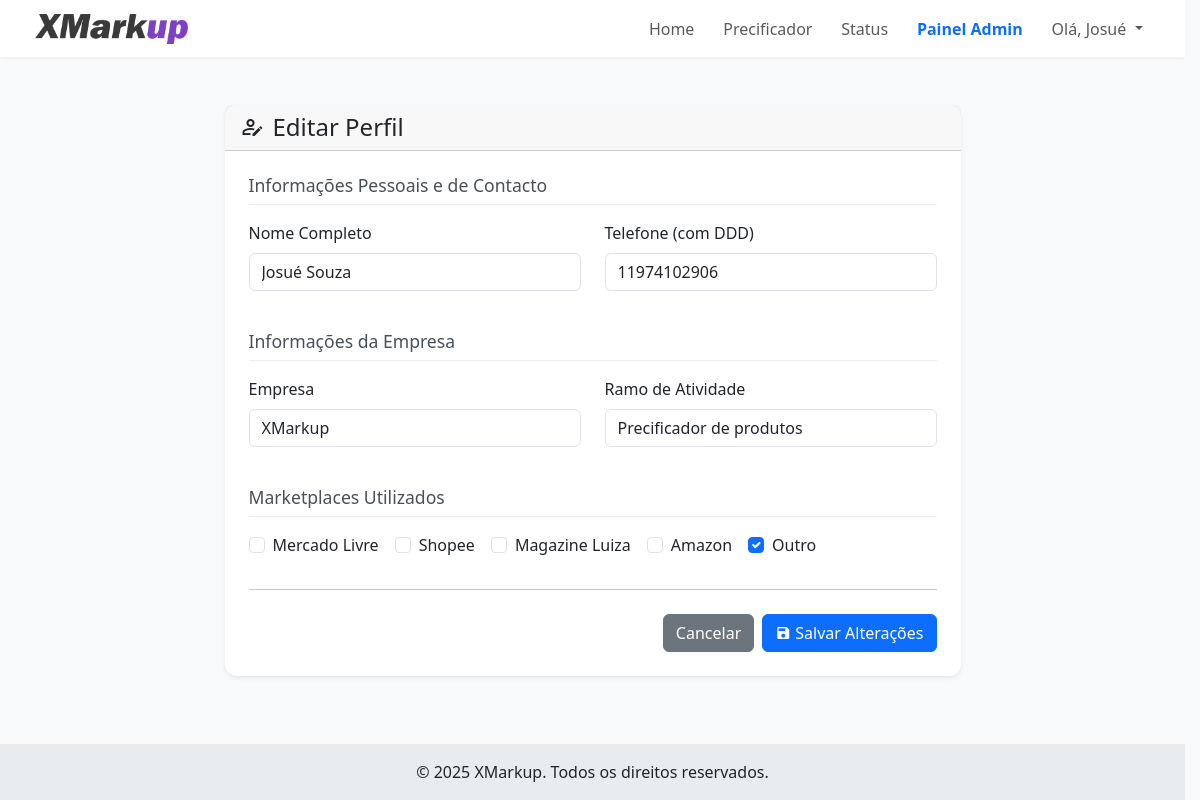
/perfil/editar (signed in), run on an earlier commit of the app's database.
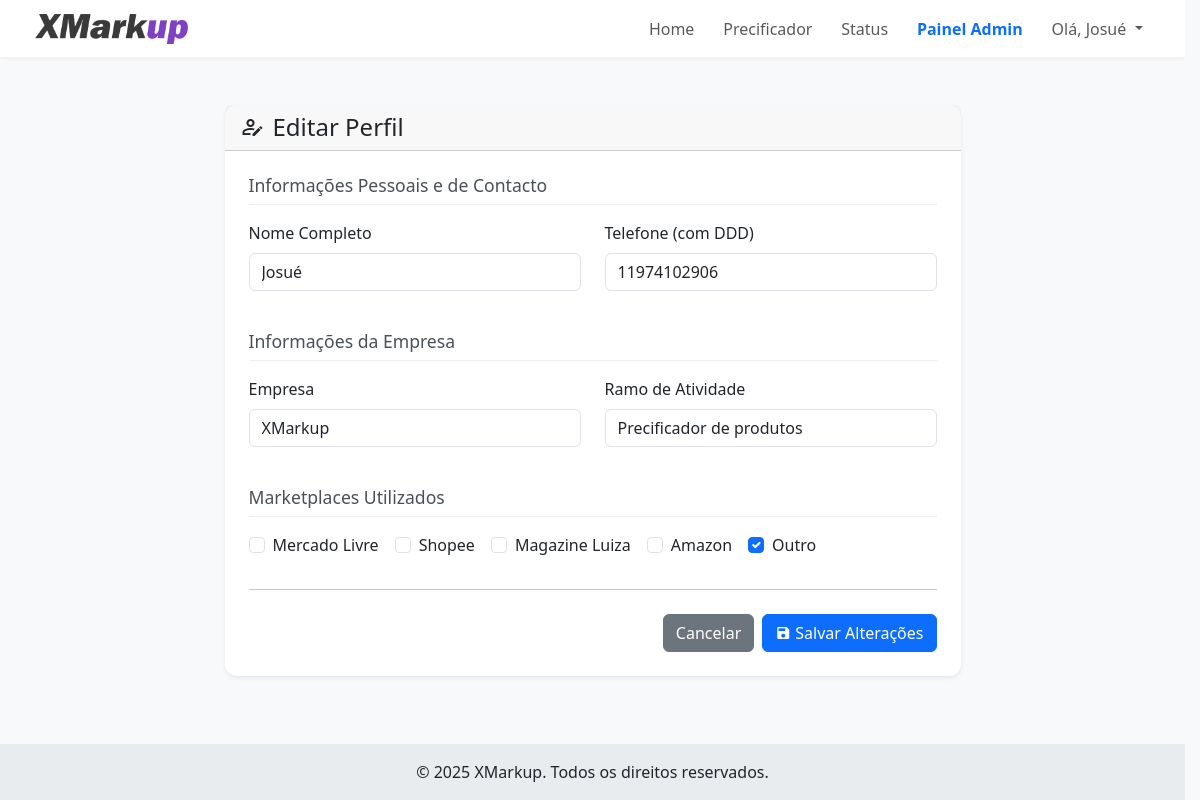
And on a later commit of the database.
### tables this page shows
CREATE TABLE users (
            id INTEGER PRIMARY KEY AUTOINCREMENT,
            email TEXT UNIQUE NOT NULL,
            password TEXT NOT NULL,
            nome_completo TEXT,
            empresa TEXT,
            telefone TEXT,
            ramo_atividade TEXT,
            marketplaces TEXT,
            is_admin BOOLEAN NOT NULL DEFAULT 0,
            
            -- COLUNAS DE GESTÃO DE CLIENTES --
            status_cliente TEXT NOT NULL DEFAULT 'Safira',
            precificacao_limit INTEGER NOT NULL DEFAULT 5,
            limit_reset_date TIMESTAMP,

            -- COLUNAS DE CONFIGURAÇÃO --
            default_margem REAL DEFAULT 0.0,
            default_comissao_site REAL DEFAULT 0.0,
            default_frete_site REAL DEFAULT 0.0,
            default_comissao_ml REAL DEFAULT 0.0,
            default_frete_ml REAL DEFAULT 0.0,
            default_comissao_shopee REAL DEFAULT 0.0,
            default_frete_shopee REAL DEFAULT 0.0,
            
            -- NOVAS COLUNAS PARA EXCLUSÃO DE CONTA --
            is_deleted BOOLEAN NOT NULL DEFAULT 0,
            deleted_at TIMESTAMP,
            delete_reason TEXT
        );

### app.py (the view, shortened to what this page needs)
@app.route('/perfil/editar', methods=['GET', 'POST'])
@login_required
def editar_perfil():
    db = get_db()
    user_data = db.execute(
        'SELECT * FROM users WHERE id = ?', (current_user.id,)
    ).fetchone()
    return render_template('editar_perfil.html', user=user_data)

### app.py (called while the page is built)
@login_manager.user_loader
def load_user(user_id):
    db = get_db()
    user_data = db.execute('SELECT * FROM users WHERE id = ?', (user_id,)).fetchone()
    if user_data:
        keys = user_data.keys()
        return User(
            id=user_data['id'],
            email=user_data['email'],
            password=user_data['password'],
            nome_completo=user_data['nome_completo'],
            is_admin=user_data['is_admin'] if 'is_admin' in keys else False,
            status_cliente=user_data['status_cliente'] if 'status_cliente' in keys else 'Safira',
            precificacao_limit=user_data['precificacao_limit'] if 'precificacao_limit' in keys else 5,
            limit_reset_date=user_data['limit_reset_date'] if 'limit_reset_date' in keys else None
        )
    return None

### database.py (called while the page is built)
def get_db():
    if 'db' not in g:
        g.db = sqlite3.connect(DATABASE_NAME)
        g.db.row_factory = sqlite3.Row
    return g.db

### templates/editar_perfil.html (shortened to what the changed rows need)
{% extends 'base.html' %}
{% block content %}
<div class="container mt-4">
    <div class="row justify-content-center">
        <div class="col-lg-8">
            <div class="card shadow-sm">
                <div class="card-body p-4">
                    <form method="POST" action="{{ url_for('editar_perfil') }}">
                        <div class="row">
                            <div class="col-md-6 mb-3">
                                <label for="nome_completo" class="form-label">Nome Completo</label>
                                <input type="text" class="form-control" id="nome_completo" name="nome_completo" value="{{ user.nome_completo }}" required>
                            </div>
                             <div class="col-md-6 mb-3">
                                <label for="telefone" class="form-label">Telefone (com DDD)</label>
                                <input type="tel" class="form-control" id="telefone" name="telefone" value="{{ user.telefone or '' }}">
                            </div>
                        </div>
                         <div class="row">
                            <div class="col-md-6 mb-3">
                                <label for="empresa" class="form-label">Empresa</label>
                                <input type="text" class="form-control" id="empresa" name="empresa" value="{{ user.empresa or '' }}">
                            </div>
                            <div class="col-md-6 mb-3">
                                <label for="ramo_atividade" class="form-label">Ramo de Atividade</label>
                                <input type="text" class="form-control" id="ramo_atividade" name="ramo_atividade" value="{{ user.ramo_atividade or '' }}">
                            </div>
                        </div>
                            {% set marketplaces = user.marketplaces.split(',') if user.marketplaces else [] %}
                    </form>
                </div>
            </div>
        </div>
    </div>
</div>
{% endblock %}

### templates/base.html (shortened to what this page needs)
<!DOCTYPE html>
<html lang="pt-br">
<head>
    <link href="https://cdn.jsdelivr.net/npm/bootstrap@5.3.3/dist/css/bootstrap.min.css" rel="stylesheet">
    <link rel="stylesheet" href="https://cdn.jsdelivr.net/npm/@mdi/font@7.4.47/css/materialdesignicons.min.css">
    <link rel="stylesheet" href="{{ url_for('static', filename='css/style.css') }}">
</head>
<body>
    <nav class="navbar navbar-expand-lg navbar-light bg-white sticky-top">
        <div class="container">
            <a class="navbar-brand" href="{{ url_for('home') }}">
                <img src="{{ url_for('static', filename='logo.png') }}" alt="XMarkup Logo" height="30" class="d-inline-block align-text-top">
            </a>
            <div class="collapse navbar-collapse" id="navbarNav">
                <ul class="navbar-nav ms-auto">
                    <li class="nav-item">
                        <a class="nav-link {% if request.endpoint == 'home' %}active{% endif %}" href="{{ url_for('home') }}">Home</a>
                    </li>
                    <li class="nav-item">
                        <a class="nav-link {% if request.endpoint == 'precificador' %}active{% endif %}" href="{{ url_for('precificador') }}">Precificador</a>
                    </li>
                    <li class="nav-item">
                        <a class="nav-link {% if request.endpoint == 'status' %}active{% endif %}" href="{{ url_for('status') }}">Status</a>
                    </li>
                    {% if current_user.is_authenticated %}
                        {% if current_user.is_admin %}
                        <li class="nav-item">
                            <a class="nav-link text-primary fw-bold {% if request.endpoint == 'admin_dashboard' %}active{% endif %}" href="{{ url_for('admin_dashboard') }}">Painel Admin</a>
                        </li>
                        {% endif %}
                        <li class="nav-item dropdown">
                            <a class="nav-link dropdown-toggle" href="#" id="navbarDropdown" role="button" data-bs-toggle="dropdown" aria-expanded="false">
                                Olá, {{ current_user.nome_completo.split(' ')[0] }}
                            </a>
                        </li>
                    {% endif %}
                </ul>
            </div>
            </div>
    </nav>
    <main class="py-4">
        {% block content %}{% endblock %}
    </main>
    <footer class="text-center p-3 mt-auto" style="background-color: #e9ecef;">
        <p class="mb-0">&copy; 2025 XMarkup. Todos os direitos reservados.</p>
    </footer>
</body>
</html>

What changed in the data, as far as the page shows it:
changed users "Josué": nome_completo "Josué Souza" → "Josué"
